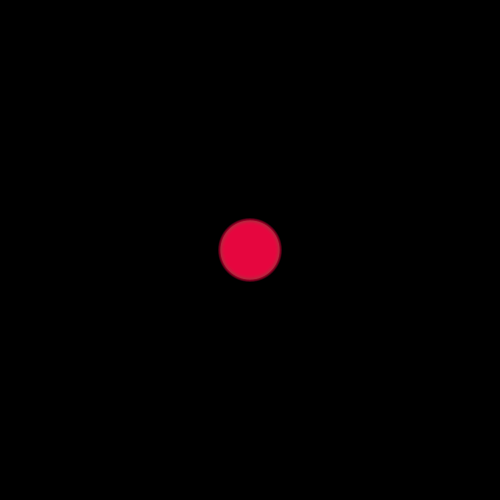
Frame 1 (no input)
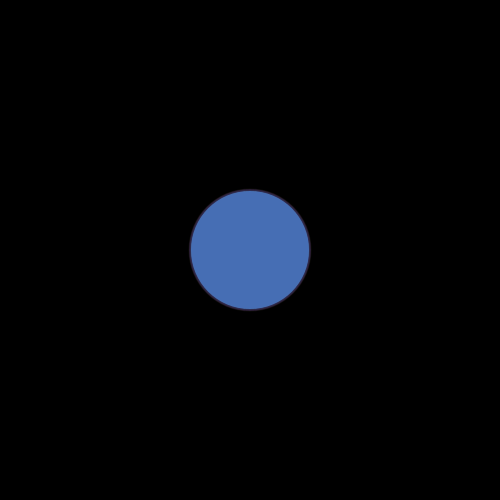
Frame 60 (the mouse pressed at the canvas centre just before this capture)
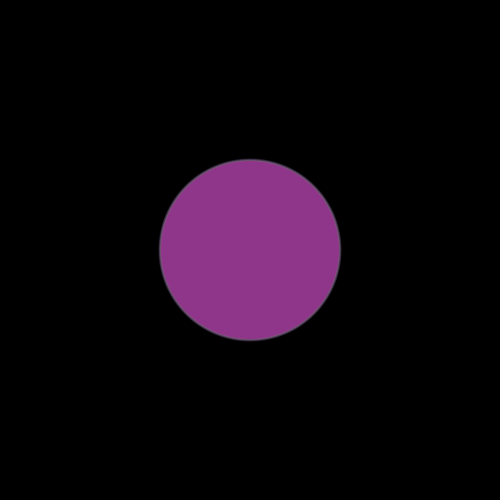
Frame 120 (the mouse held since frame 60 and released just before this capture)

The Processing sketch that drew these frames (run headless with seeded random() and noise(); from frame 60 on, the mouse is pressed at the canvas centre):

// Processing sketch: processing_156806
// ── processing_156806.pde

int i=0;
int j=0;

void setup(){
  size(500,500);
  background(0);

}

void draw(){
   
  noStroke();
  fill(i,random(255),random(255));
  do{
    ellipse(250,250,50+i,50+i);
    i++;
  }while(i<10);
  if(50+i==width)
   {
    
    i=0;
   }  
   for(int i=0;i<10;i++){
     
     
}

  noStroke();
  fill(random(255),j,random(255),50);
  do{
    ellipse(250,250,50+j,50+j);
    j++;
  }while(j<15);
    if(50+i>=width)
   {
    
    fill(random(255),j,random(255),20);
   }  
 


}
